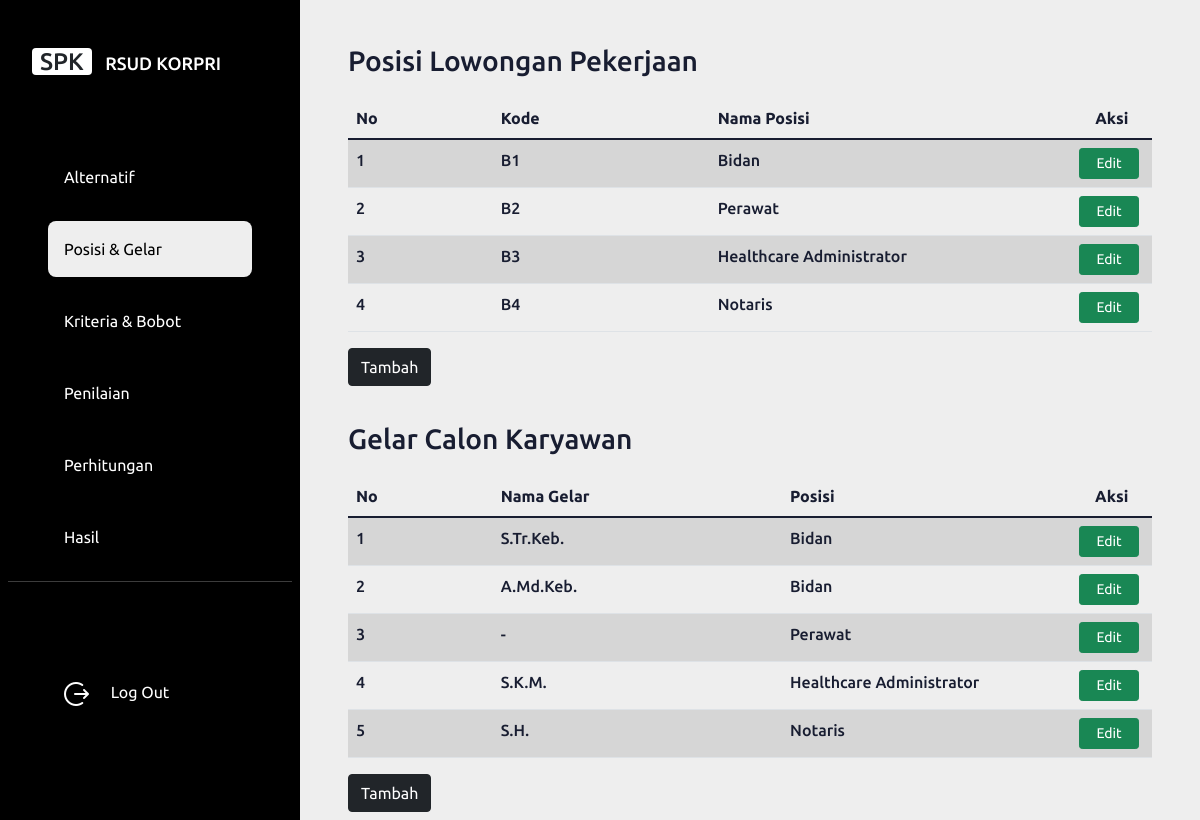
/posisiGelar.php (signed in), run on the app's committed database.
### tables this page shows
CREATE TABLE `posisi` (
  `id_posisi` int(100) NOT NULL,
  `kode` int(100) NOT NULL,
  `nama_posisi` varchar(100) NOT NULL
);

CREATE TABLE `gelar` (
  `id_gelar` int(10) NOT NULL,
  `gelar` varchar(100) NOT NULL,
  `posisi` int(10) NOT NULL
);

### posisiGelar.php (the view, shortened to what this page needs)
<?php
  require 'koneksi.php';
?>
<!DOCTYPE html>
<html lang="en">
<head>
    <link rel="stylesheet" href="assets/css/bootstrap.min.css"/>
    <link rel="stylesheet" href="assets/css/main.css"/>
    <link rel="stylesheet" href="assets/css/style.css"/>
</head>
<body>
  <div class="main-container d-flex">
    <div class="sidebar" id="side_nav">
        <div class="header-box px-4 pt-5 pb-5 d-flex justify-content-between">
            <h1 class="fs-4"><span class="bg-white text-dark rounded shadow px-2 mx-2 my-5">SPK</span> <span class="text-white" style="font-size: 18px;"> RSUD KORPRI</span></h1>
        </div>
        <ul class="list-unstyled px-5">
            <li class="my-3">
                <a href="index.php" class="text-decoration-none px-3 py-3 d-block"> Alternatif </a>
            </li>
            <li class="active my-3">
                <a href="posisiGelar.php" class="text-decoration-none px-3 py-3 d-block"> Posisi & Gelar </a>
            </li>
            <li class="my-3">
                <a href="dataBobot.php" class="text-decoration-none px-3 py-3 d-block"> Kriteria & Bobot </a>
            </li>
            <li class="my-3">
                <a href="halamanPenilaianAwal.php" class="text-decoration-none px-3 py-3 d-block"> Penilaian </a>
            </li>
            <li class="my-3">
                <a href="halamanPerhitunganAwal.php" class="text-decoration-none px-3 py-3 d-block"> Perhitungan </a>
            </li>
            <li class="my-3">
                <a href="halamanHasilAwal.php" class="text-decoration-none px-3 py-3 d-block"> Hasil </a>
            </li>
        </ul>
        <hr class="h-color mx-2">
        <ul class="list-unstyled px-5 my-3">
          <li class="my-5 justify-content-between">
            <a href="logout.php" class="text-decoration-none px-1 py-3 d-block"> <button class="btn px-2 py-0 open-btn"> <img src="assets/img/logout.png"> <span class="mx-3"> Log Out</span>  </a>
            </li>
        </ul>
    </div>
  <div class="content">
    <nav class="navbar navbar-expand-md navbar-dark">
    </nav>
    <div class="dashboard-content">
    <section>
        <div class="container py-2 px-5">
          <div class="row g-0">
            <div class="col-sm-6 col-md-8 py-3"> Posisi Lowongan Pekerjaan </div>
          </div>
          <table class="table table-striped">
            <thead>
              <tr>
                <th class="col-lg-2">No</th>
                <th class="col-lg-3">Kode</th>
                <th class="col-lg-5">Nama Posisi</th>
                <th class="col-lg-1 text-center">Aksi</th>
              </tr>
            </thead>
            <tbody>
              <?php
              $query1 = mysqli_query($koneksi, "SELECT * FROM posisi order by kode");
              $no = 1;
              while($data=mysqli_fetch_array($query1)) {
                echo "<tr>";
                  echo "<td> $no </td>";
                  echo "<td> B$data[kode] </td>";
                  echo "<td> $data[nama_posisi] </td>";
                  echo "<td>
                  <a class='btn btn-success btn-sm px-3' href='formEditPosisi.php?id_posisi=$data[id_posisi]'> Edit
                  </td>";
                  $no++;
      }
      ?>
            </tbody>
          </table>
          <a class="btn btn-dark" href="formPosisi.php" role="button"> Tambah </a>
        </div>
    </section>
    <section>
        <div class="container py-2 px-5">
          <div class="row g-0">
            <div class="col-sm-6 col-md-8 py-3"> Gelar Calon Karyawan</div>
          </div>
          <table class="table table-striped">
            <thead>
              <tr>
                <th class="col-lg-2">No</th>
                <th class="col-lg-4">Nama Gelar</th>
                <th class="col-lg-4">Posisi</th>
                <th class="col-lg-1 text-center">Aksi</th>
              </tr>
            </thead>
            <tbody>
              <?php
              $query1 = mysqli_query($koneksi, "SELECT * FROM gelar, posisi where posisi.id_posisi = gelar.posisi");
              $no = 1;
              while($data=mysqli_fetch_array($query1)) {
                echo "<tr>";
                  echo "<td> $no </td>";
                  echo "<td> $data[gelar] </td>";
                  echo "<td> $data[nama_posisi] </td>";
                  echo "<td>
                  <a class='btn btn-success btn-sm px-3' href='formEditGelar.php?id_gelar=$data[id_gelar]'> Edit
                  </td>";
                  $no++;
      }
      ?>
            </tbody>
          </table>
          <a class="btn btn-dark" href="formGelar.php" role="button"> Tambah </a>
        </div>
    </section>
    </div>
  </div>
</div>
</body>
</html>

### assets/css/main.css (style rules this page uses)
.container .row { font-size: 28px; font-weight: 500; color: #181D31; }
.container .table { font-weight: 500; color: #181D31; }
.table-striped > tbody > tr:nth-child(2n+1) > td, .table-striped > tbody > tr:nth-child(2n+1) > th { background-color: #e1e1e1; font-weight: 500; color: #181D31; }

### assets/css/style.css (style rules this page uses)
* { font-family: 'Poppins', sans-serif; font-family: 'Ubuntu', sans-serif; }
body { background: #eee; }
.content { min-height: 100vh; height: 100%; width: 100%; }
#side_nav { background: #000; min-width: 300px; max-width: 300px; transition: all 0,2s; position: fixed; height: 100%; }
hr.h-color { background: #eee; }
.sidebar li.active { background: #eee; border-radius: 8px;; }
.sidebar li.active a, .sidebar li.active a:hover { color: #000; }
.sidebar li a { color: #fff; }
.dashboard-content { margin-left: 300px; }

### data on the page
posisi: kode "1", nama_posisi "Bidan"
posisi: kode "2", nama_posisi "Perawat"
posisi: kode "3", nama_posisi "Healthcare Administrator"
posisi: kode "4", nama_posisi "Notaris"
gelar: gelar "S.Tr.Keb.", posisi.nama_posisi "Bidan"
gelar: gelar "A.Md.Keb.", posisi.nama_posisi "Bidan"
gelar: gelar "-", posisi.nama_posisi "Perawat"
gelar: gelar "S.K.M.", posisi.nama_posisi "Healthcare Administrator"
gelar: gelar "S.H.", posisi.nama_posisi "Notaris"
